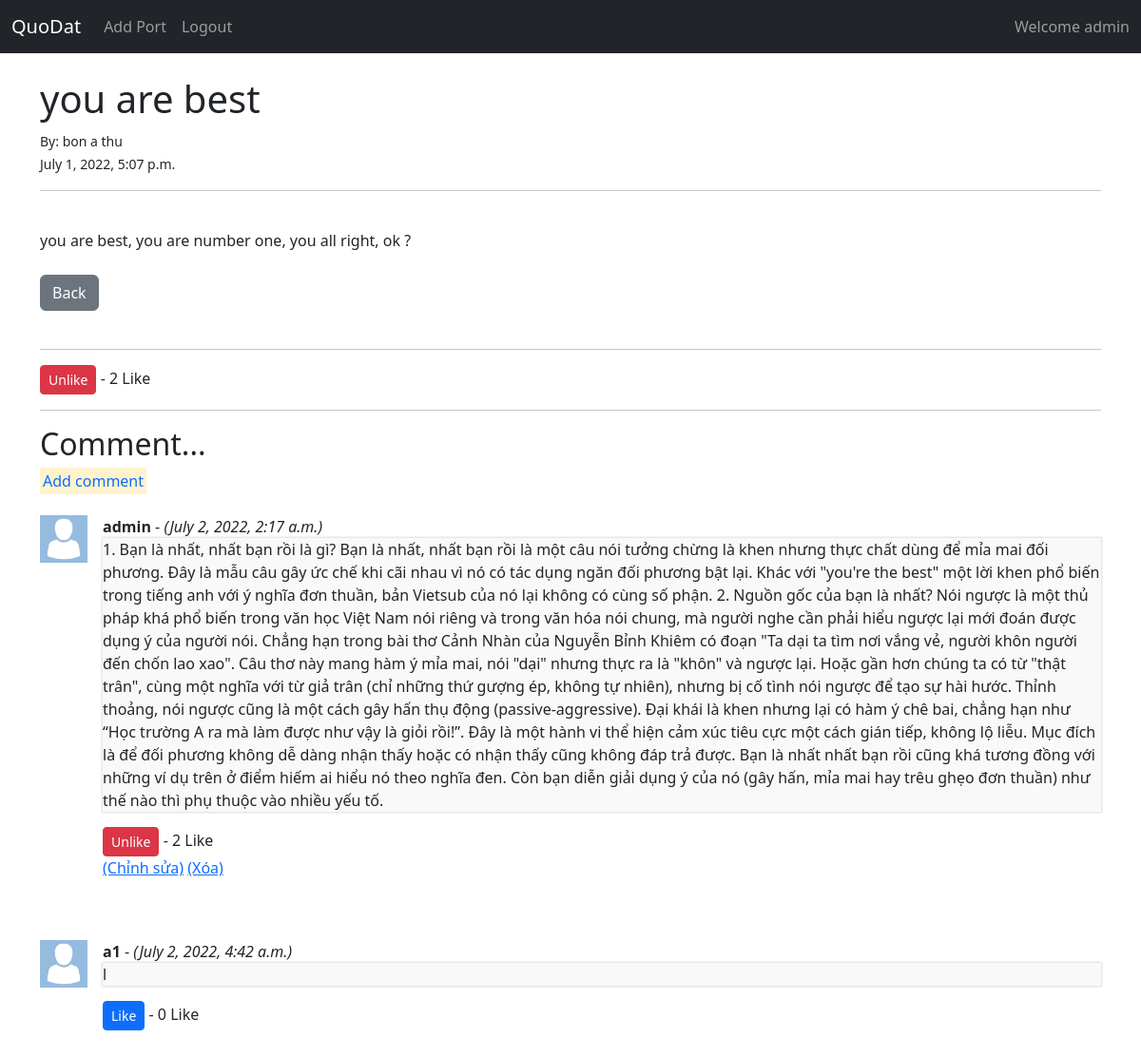
The app's page /apphome/mangxahoi/chitiet/15/ (signed in) with its own data.
### mangxahoi/models.py (models this page shows, shortened)
class Post(models.Model):
    title = models.CharField(max_length=255)
    author = models.ForeignKey(User, on_delete=models.CASCADE)
    body = models.TextField()
    post_date = models.DateTimeField(auto_now_add=True)
    likes = models.ManyToManyField(User, related_name='blog_posts')
    def total_likes(self):
        return self.likes.count()

class Comment(models.Model):
    post = models.ForeignKey(Post, related_name="comments", on_delete=models.CASCADE)
    name = models.ForeignKey(User, on_delete=models.CASCADE)
    body = models.TextField()
    cmt_date = models.DateTimeField(auto_now_add=True)
    cmt_likes = models.ManyToManyField(User, related_name='blog_cmts')

### mangxahoi/views.py (the view)
# urls.py: path('chitiet/<int:pk>/', ChitietView.as_view(), name='chitiet'),
class ChitietView(DetailView):
    model = Post
    template_name = 'mangxahoi/chitiet.html'

### mangxahoi/templates/mangxahoi/chitiet.html (shortened to what this page needs)
{% extends "mangxahoi/base.html" %}
{% load static %}
{% block content %}
<h1>{{ post.title }}</h1>
<small>
    By:
    {{post.author.last_name}}
    {{post.author.first_name}}
    <br>
    {{ post.post_date }}
</small>
<br>
<hr>
<br>
{{ post.body|safe }}
<br><br>
<a href="{% url 'mangxahoi:mangxahoi' %}" class="btn btn-secondary">Back</a>
<br><br>
<hr>
<form action="{% url 'mangxahoi:like_post' post.pk %}" method="POST">
    {% if user.is_authenticated %}
        {% if user in post.likes.all %}
            <button type="submit", name="post_id", value="{{post.id}}", class="btn btn-danger btn-sm">Unlike</button>
        {% else %}
            <button type="submit", name="post_id", value="{{post.id}}", class="btn btn-primary btn-sm">Like</button>
        {% endif %}
    {% else %}
        <small><a href="{% url 'login' %}">Đăng nhập</a> để like</small>
    {% endif %}
    - {{ post.total_likes}} Like
</form>
<hr>
<h2>Comment...</h2>
{% if user.is_authenticated %}
    {% if not post.comments.all %}
        The first person comment, <a href="{% url 'mangxahoi:add_comment' post.pk %}">add on...</a>
    {% else %}
        <mark><a href="{% url 'mangxahoi:add_comment' post.pk %}" class="text-decoration-none">Add comment</a></mark> <br><br>
    {% endif %}
{% else %}
    {% if not post.comments.all %}
        The first person comment, <a href="{% url 'login' %}">add on...</a>
    {% else %}
        <mark><a href="{% url 'login' %}" class="text-decoration-none">Add comment</a></mark> <br><br>
    {% endif %}
{% endif %}
{% for comment in post.comments.all %}
    <div class="d-flex">
        <div class="flex-shrink-0">
            <img src="{% static 'mangxahoi/images/avatar.png' %}" alt="avatar" width ="50vw" >
        </div>
        <div class="flex-grow-1 ms-3">
            <strong>{{comment.name}}</strong>   - <i>({{comment.cmt_date}})</i>
            <br>
            <p style="box-shadow:0px 0px 2px 1px #dcdcdc;background:#f9f9f9;">
                {{comment.body|safe}}
                <form action="{% url 'mangxahoi:like_comment' comment.pk %}" method="POST">
                    {% if user.is_authenticated %}
                        {% if user in comment.cmt_likes.all %}
                            <button type="submit", name="comment_id", value="{{comment.id}}", class="btn btn-danger btn-sm">Unlike</button>
                        {% else %}
                            <button type="submit", name="comment_id", value="{{comment.id}}", class="btn btn-primary btn-sm">Like</button>
                        {% endif %}
                    {% else %}
                        <small><a href="{% url 'login' %}">Đăng nhập</a> để like</small>
                    {% endif %}
                    - {{ comment.cmt_likes.count }} Like
                </form>
                {% if user.is_authenticated %}
                    {% if comment.name.id == user.id %}
                        <a href="{% url 'mangxahoi:update_comment' comment.pk %}">(Chỉnh sửa)</a>
                        <a href="{% url 'mangxahoi:delete_comment' comment.pk %}">(Xóa)</a>
                    {% endif %}
                {% endif %}
            </p>
            <br><br>
        </div>
    </div>
{% endfor %}
{% endblock %}

### mangxahoi/templates/mangxahoi/base.html (shortened to what this page needs)
<!doctype html>
<html lang="en">
  <head>
    <link href="https://cdn.jsdelivr.net/npm/bootstrap@5.2.0-beta1/dist/css/bootstrap.min.css" rel="stylesheet">
  </head>
  <body>
  <nav class="navbar navbar-expand-lg navbar-dark bg-dark">
    <div class="container-fluid">
      <a class="navbar-brand" href="{% url 'mangxahoi:mangxahoi' %}">QuoDat</a>
      <div class="collapse navbar-collapse" id="navbarSupportedContent">
        <ul class="navbar-nav me-auto mb-2 mb-lg-0">
          {% if user.is_authenticated %}
            <li class="nav-item">
              <a class="nav-link" href="{% url 'mangxahoi:add_post' %}">Add Port</a>
            </li>
            <li class="nav-item">
              <a class="nav-link" href="{% url 'logout' %}">Logout</a>
            </li>
          {% endif %}
        </ul>
        {% if user.is_authenticated %}
          <span class="navbar-text">
            Welcome {{ user.username }}
          </span>
        {% endif %}
      </div>
    </div>
  </nav>
    <br>
    <div class="container">
        {% block content %}
        {% endblock %}
    </div>
  </body>
</html>

### records on screen
Post: title "you are best", author.last_name "bon", author.first_name "a thu", post_date "July 1, 2022, 5:07 p.m.", body "you are best, you are number one, you all right, ok ?", total_likes "2"
Comment: name "admin", cmt_date "July 2, 2022, 2:17 a.m.", body "1. Bạn là nhất, nhất bạn rồi là gì? Bạn là nhất, nhất bạn rồi là một câu nói tưởng chừng là khen nhưng thực chất dùng để mỉa mai đối phương. Đây là mẫu câu gây ức chế khi cãi nhau vì nó có tác dụng ngăn đối phương bật lại. Khác với \"you're the best\" một lời khen phổ biến trong tiếng anh với ý nghĩa đơn thuần, bản Vietsub của nó lại không có cùng số phận. 2. Nguồn gốc của bạn là nhất? Nói ngược là một thủ pháp khá phổ biến trong văn học Việt Nam nói riêng và trong văn hóa nói chung, mà người nghe cần phải hiểu ngược lại mới đoán được dụng ý của người nói. Chẳng hạn trong bài thơ Cảnh Nhàn của Nguyễn Bỉnh Khiêm có đoạn \"Ta dại ta tìm nơi vắng vẻ, người khôn người đến chốn lao xao\". Câu thơ…", cmt_likes.count "2", shows "(Chỉnh sửa)"
Comment: name "a1", cmt_date "July 2, 2022, 4:42 a.m.", body "l", cmt_likes.count "0"

### other values on screen
{{ user.username }} "admin"
